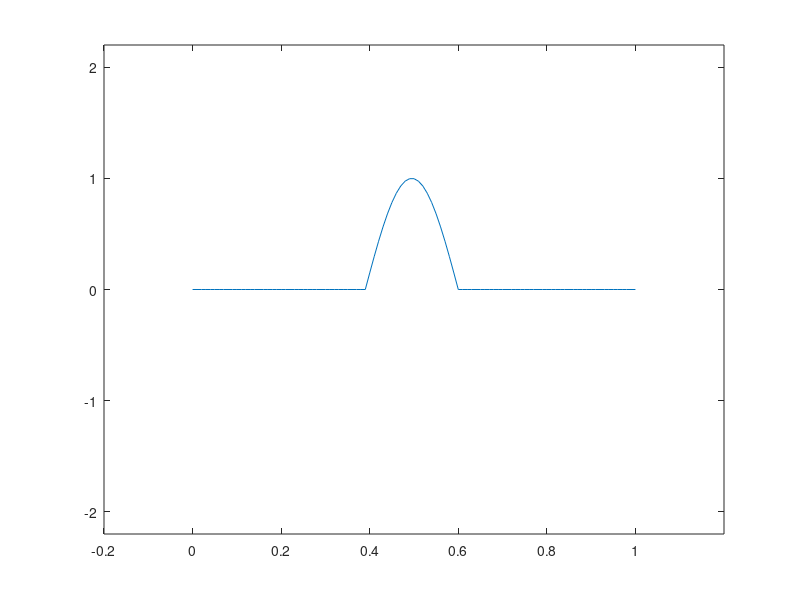

Reproduce this figure in MATLAB. (Note: this script raises an error after producing the figure.)
clear

r = 1;
h = 0.01;
k = r * h;

x = 0:h:1;
t = 0:k:2;

u = zeros([numel(t), numel(x)]);

% initial positions
xSin = 0:pi/21:pi;
u(1, 40:61) = sin(xSin);
% u(1, :) = sin(pi*x) + sin(2*pi*x);

% initial velocity function
phi = zeros([1, numel(x)]);
% phiX = (0:pi/21:pi);
% phi(40:61) = -13*cos(phiX);

% plot(u(1, :))

for i = 2:numel(x) - 1
    u(2, i) = 0.5 * (r^2*u(1, i+1) + ...
        2*(1 - r^2)*u(1, i) + r^2*u(1, i-1)) + k*phi(i);
end

for j = 2:numel(t)-1
    for i = 2:numel(x) - 1
        u(j+1, i) = r^2*u(j, i+1) + 2*(1 - r^2)*u(j, i) + r^2*u(j, i-1) - u(j-1, i);
    end
    % Neumann Boundary Condition
    % u(j+1, 1) = u(j+1, 2);
    % u(j+1, end) = u(j+1, end-1);

    % Absorbing B C
    u(j+1, 1) = u(j, 2) + ((r-1)/(r+1)) * (u(j+1, 2) - u(j, 1));
    u(j+1, end) = u(j, end-1) + ((r-1)/(r+1)) * (u(j+1, end-1) - u(j, end));
end

% All time slices at once in 3D
surf(x, t, u);

% Simulation over time
p1 = plot(x, u(1, :));
xlim([-0.2, 1.2])
ylim([-2.2, 2.2]);

for i = 1:numel(t)
    p1.YData = u(i, :);
    pause(0.1);
end

